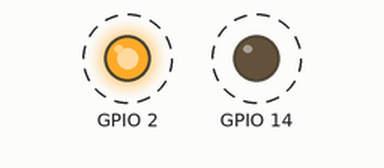
This program was run on a simulated Raspberry Pi (BCM pin numbers). Shown: output pins drawn as LEDs (lit = HIGH). Dashed ring = blinking. What the program prints to the terminal is not drawn.

Above: at 0.2 s.
Timing chart, 0 to 3.0 s (numbered marks = the images above):
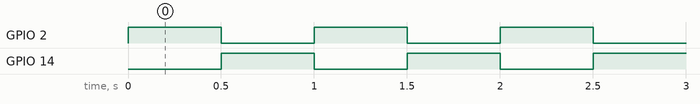

The program:

led.py
```python
import RPi.GPIO as GPIO
import time


GPIO.setmode(GPIO.BCM)
GPIO.setwarnings(True)


GPIO.setup(14, GPIO.OUT)
GPIO.setup(2, GPIO.OUT)


while True:
    print "Blue ON | Yellow OFF"
    GPIO.output(2, GPIO.HIGH)
    GPIO.output(14, GPIO.LOW)
    time.sleep(0.5)
    print "Blue OFF | Yellow ON"
    GPIO.output(2, GPIO.LOW)
    GPIO.output(14, GPIO.HIGH)
    time.sleep(0.5)
```

Measured:
- by itself, GPIO 2, GPIO 14: alternates HIGH for 0.50 s and LOW for 0.50 s
